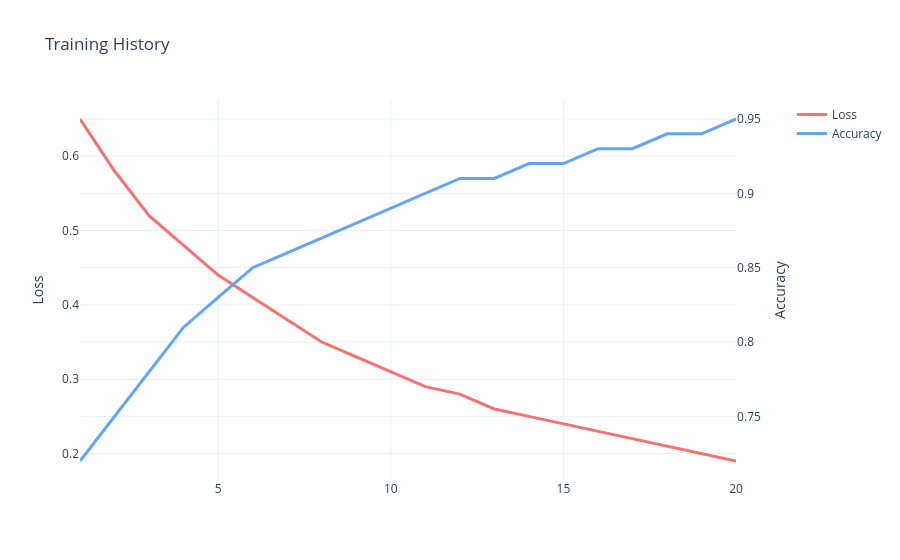
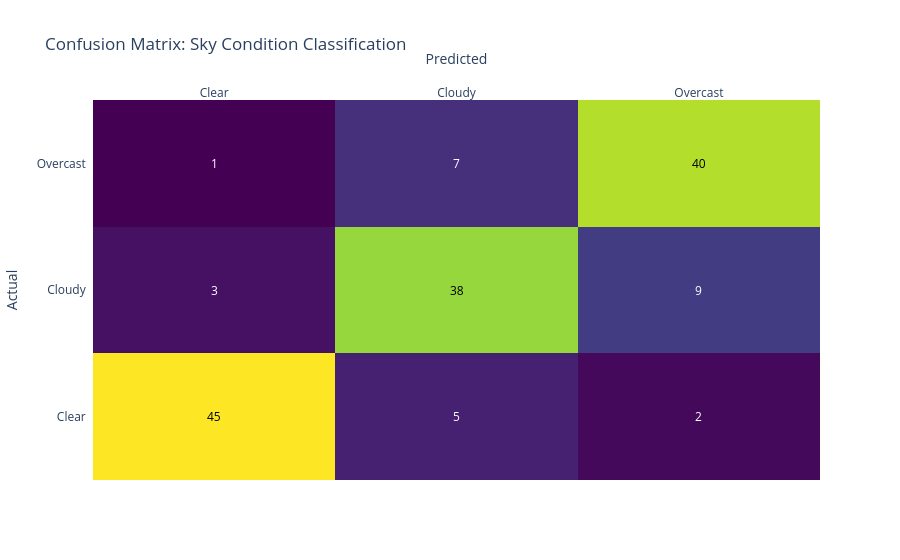

Write notebook code for charts like these, in order.
### Markdown cell above
## 13 · Model Performance Metrics
Visualization of training history and classification results.

### Code cell
import numpy as np
import plotly.figure_factory as ff
from plotly.subplots import make_subplots

# 1. Training History (Loss & Accuracy)
epochs = list(range(1, 21))
loss = [0.65, 0.58, 0.52, 0.48, 0.44, 0.41, 0.38, 0.35, 0.33, 0.31, 0.29, 0.28, 0.26, 0.25, 0.24, 0.23, 0.22, 0.21, 0.20, 0.19]
accuracy = [0.72, 0.75, 0.78, 0.81, 0.83, 0.85, 0.86, 0.87, 0.88, 0.89, 0.90, 0.91, 0.91, 0.92, 0.92, 0.93, 0.93, 0.94, 0.94, 0.95]

fig_hist = make_subplots(specs=[[{"secondary_y": True}]])
fig_hist.add_trace(go.Scatter(x=epochs, y=loss, name="Loss", line=dict(color='#F87171', width=3)), secondary_y=False)
fig_hist.add_trace(go.Scatter(x=epochs, y=accuracy, name="Accuracy", line=dict(color='#60A5FA', width=3)), secondary_y=True)

fig_hist.update_layout(title="Training History", hovermode="x unified", template="plotly_white")
fig_hist.update_yaxes(title_text="Loss", secondary_y=False)
fig_hist.update_yaxes(title_text="Accuracy", secondary_y=True)
fig_hist.show()

# 2. Confusion Matrix
z = [[45, 5, 2], [3, 38, 9], [1, 7, 40]]
x = ['Clear', 'Cloudy', 'Overcast']
y = ['Clear', 'Cloudy', 'Overcast']

# Change mapping to be compatible with plotly text
z_text = [[str(y) for y in x] for x in z]

fig_cm = ff.create_annotated_heatmap(z, x=x, y=y, annotation_text=z_text, colorscale='Viridis')
fig_cm.update_layout(title="Confusion Matrix: Sky Condition Classification", xaxis_title="Predicted", yaxis_title="Actual")
fig_cm.show()

### Figure 1 — Plotly figure (JSON) as saved in the notebook; plotly's stock layout.template omitted (floating-point values rounded to 4 significant figures)
{"data": [{"line": {"color": "#F87171", "width": 3}, "name": "Loss", "type": "scatter", "x": [1, 2, 3, 4, 5, 6, 7, 8, 9, 10, 11, 12, 13, 14, 15, 16, 17, 18, 19, 20], "xaxis": "x", "y": [0.65, 0.58, 0.52, 0.48, 0.44, 0.41, 0.38, 0.35, 0.33, 0.31, 0.29, 0.28, 0.26, 0.25, 0.24, 0.23, 0.22, 0.21, 0.2, 0.19], "yaxis": "y"}, {"line": {"color": "#60A5FA", "width": 3}, "name": "Accuracy", "type": "scatter", "x": [1, 2, 3, 4, 5, 6, 7, 8, 9, 10, 11, 12, 13, 14, 15, 16, 17, 18, 19, 20], "xaxis": "x", "y": [0.72, 0.75, 0.78, 0.81, 0.83, 0.85, 0.86, 0.87, 0.88, 0.89, 0.9, 0.91, 0.91, 0.92, 0.92, 0.93, 0.93, 0.94, 0.94, 0.95], "yaxis": "y2"}], "layout": {"hovermode": "x unified", "title": {"text": "Training History"}, "xaxis": {"anchor": "y", "domain": [0, 0.94]}, "yaxis": {"anchor": "x", "domain": [0, 1], "title": {"text": "Loss"}}, "yaxis2": {"anchor": "x", "overlaying": "y", "side": "right", "title": {"text": "Accuracy"}}}}

### Figure 2 — Plotly figure (JSON) as saved in the notebook; plotly's stock layout.template omitted (floating-point values rounded to 4 significant figures)
{"data": [{"colorscale": [[0, "#440154"], [0.1111, "#482878"], [0.2222, "#3e4989"], [0.3333, "#31688e"], [0.4444, "#26828e"], [0.5556, "#1f9e89"], [0.6667, "#35b779"], [0.7778, "#6ece58"], [0.8889, "#b5de2b"], [1, "#fde725"]], "reversescale": false, "showscale": false, "type": "heatmap", "x": ["Clear", "Cloudy", "Overcast"], "y": ["Clear", "Cloudy", "Overcast"], "z": [[45, 5, 2], [3, 38, 9], [1, 7, 40]]}], "layout": {"annotations": [{"font": {"color": "#000000"}, "showarrow": false, "text": "45", "x": "Clear", "xref": "x", "y": "Clear", "yref": "y"}, {"font": {"color": "#FFFFFF"}, "showarrow": false, "text": "5", "x": "Cloudy", "xref": "x", "y": "Clear", "yref": "y"}, {"font": {"color": "#FFFFFF"}, "showarrow": false, "text": "2", "x": "Overcast", "xref": "x", "y": "Clear", "yref": "y"}, {"font": {"color": "#FFFFFF"}, "showarrow": false, "text": "3", "x": "Clear", "xref": "x", "y": "Cloudy", "yref": "y"}, {"font": {"color": "#000000"}, "showarrow": false, "text": "38", "x": "Cloudy", "xref": "x", "y": "Cloudy", "yref": "y"}, {"font": {"color": "#FFFFFF"}, "showarrow": false, "text": "9", "x": "Overcast", "xref": "x", "y": "Cloudy", "yref": "y"}, {"font": {"color": "#FFFFFF"}, "showarrow": false, "text": "1", "x": "Clear", "xref": "x", "y": "Overcast", "yref": "y"}, {"font": {"color": "#FFFFFF"}, "showarrow": false, "text": "7", "x": "Cloudy", "xref": "x", "y": "Overcast", "yref": "y"}, {"font": {"color": "#000000"}, "showarrow": false, "text": "40", "x": "Overcast", "xref": "x", "y": "Overcast", "yref": "y"}], "title": {"text": "Confusion Matrix: Sky Condition Classification"}, "xaxis": {"dtick": 1, "gridcolor": "rgb(0, 0, 0)", "side": "top", "ticks": "", "title": {"text": "Predicted"}}, "yaxis": {"dtick": 1, "ticks": "", "ticksuffix": "  ", "title": {"text": "Actual"}}}}
